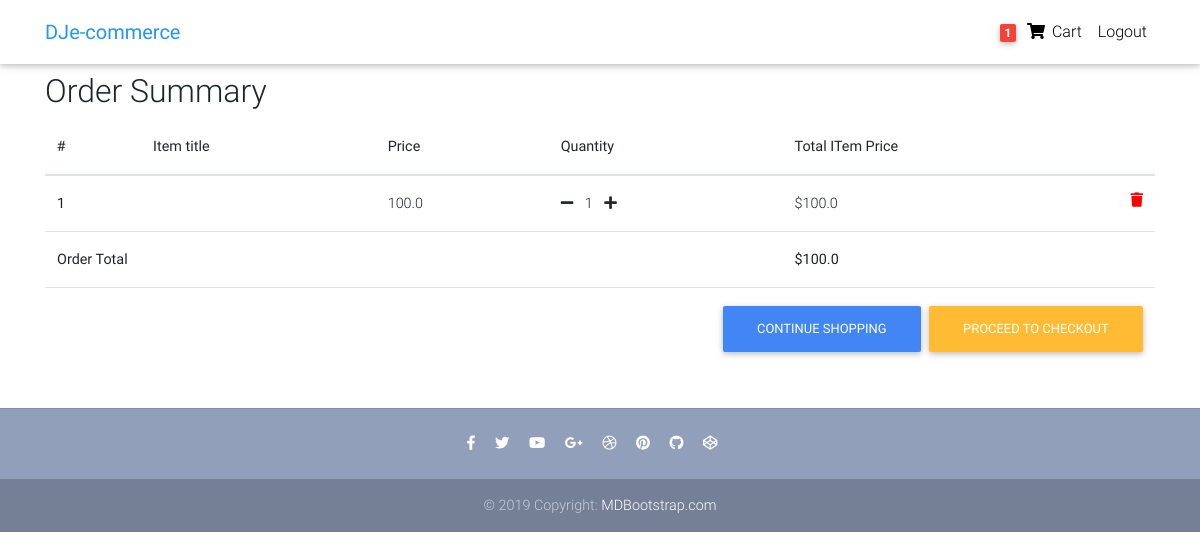
The app's page /order-summary/ (signed in), older data.
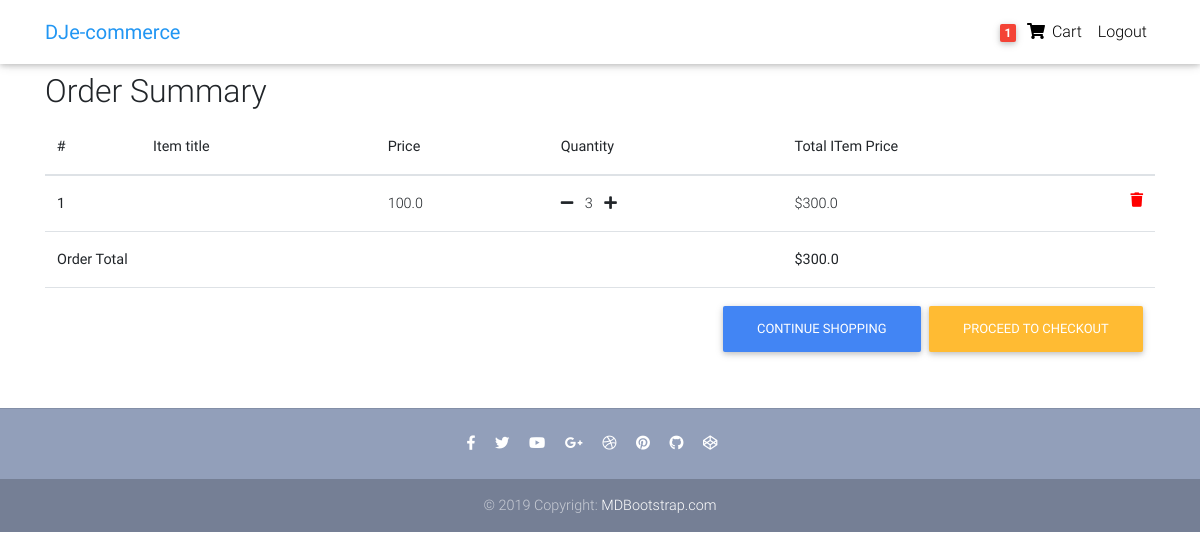
The same page, newer data.
### core/models.py (models this page shows, shortened)
class Order(models.Model):
    user = models.ForeignKey(settings.AUTH_USER_MODEL, on_delete=models.CASCADE)
    ref_code = models.CharField(max_length=20, null=True, blank=True)
    items = models.ManyToManyField(OrderItem)
    srart_date = models.DateTimeField(auto_now_add=True)
    ordered_date = models.DateTimeField()
    ordered = models.BooleanField(default=False)
    billing_address = models.ForeignKey('Address', related_name='billing_address', on_delete=models.SET_NULL, blank=True, null=True)
    shipping_address = models.ForeignKey('Address', related_name='shipping_address', on_delete=models.SET_NULL, blank=True, null=True)
    payment = models.ForeignKey('Payment', on_delete=models.SET_NULL, blank=True, null=True)
    coupon = models.ForeignKey('Coupon', on_delete=models.SET_NULL, blank=True, null=True)
    being_delivered = models.BooleanField(default=False)
    received = models.BooleanField(default=False)
    refund_requested = models.BooleanField(default=False)
    refund_granted = models.BooleanField(default=False)
    def get_total(self):
        total = 0
        for order_item in self.items.all():
            total += order_item.get_final_price()
        if self.coupon:
            total -= self.coupon.amount
        return total

class OrderItem(models.Model):
    user = models.ForeignKey(settings.AUTH_USER_MODEL, on_delete=models.CASCADE)
    item = models.ForeignKey(Item, on_delete=models.CASCADE)
    quantity = models.IntegerField(default=1)
    ordered = models.BooleanField(default=False)
    def get_total_item_price(self):
        return self.quantity * self.item.price
    def get_final_price(self):
        if self.item.discount_price:
            return self.get_total_discount_item_price()
        return self.get_total_item_price()

class Item(models.Model):
    title = models.CharField(max_length=100)
    price = models.FloatField()
    discount_price = models.FloatField(null=True, blank=True)
    category = models.CharField(choices=CATEGORY_CHOICES, max_length=2)
    label = models.CharField(choices=LABEL_CHOICES, max_length=1)
    slug = models.SlugField()
    description = models.TextField()
    image = models.ImageField()

### core/views.py (the view)
# urls.py: path('order-summary/', OrderSummaryView.as_view(), name='order-summary'),
class OrderSummaryView(LoginRequiredMixin, View):
    def get(self, *args, **kwargs):
        try:
            order = Order.objects.get(user=self.request.user, ordered=False)
            context = {
                'object': order
            }
            return render(self.request, 'order_summary.html', context)
        except ObjectDoesNotExist:
            messages.warning(self.request, "You do not have an active order")
            return redirect("/")

### core/templatetags/cart_template_tags.py (called while the page is built)
@register.filter
def cart_item_count(user):
    if user.is_authenticated:
        qs = Order.objects.filter(user=user, ordered=False)
        if qs.exists():
            return qs[0].items.count()
    return 0

### templates/order_summary.html (shortened to what this page needs)
{% extends "base.html" %}
{% block content %}
  <main>
    <div class="container">
        <div class="table-responsive text-nowrap">
          <h2>Order Summary</h2>
          <table class="table">
            <thead>
              <tr>
                <th scope="col">#</th>
                <th scope="col">Item title</th>
                <th scope="col">Price</th>
                <th scope="col">Quantity</th>
                <th scope="col">Total ITem Price</th>
              </tr>
            </thead>
            <tbody>
              {% for order_item in object.items.all %}
                  <tr>
                    <th scope="row">{{ forloop.counter }}</th>
                    <td>{{ order_item.item.ittle }}</td>
                    <td>{{ order_item.item.price }}</td>
                    <td>
                        <a href="{% url 'core:remove-single-item-from-cart' order_item.item.slug %}"><i class="fas fa-minus mr-2"></i></a>
                            {{ order_item.quantity }}
                        <a href="{% url 'core:add-to-cart' order_item.item.slug %}"><i class="fas fa-plus ml-2"></i></a>
                    </td>
                    <td>
                        {% if order_item.item.discount_price %}
                            ${{ order_item.get_total_discount_item_price }}
                            <span class="badge badge-primary">Saving ${{ order_item.get_amount_saved }}</span>
                        {% else %}
                            ${{ order_item.get_total_item_price }}
                        {% endif %}
                        <a style="color: red;" href="{% url 'core:remove-from-cart' order_item.item.slug %}"><i class="fas fa-trash float-right"></i></a>
                    </td>
                  </tr>
              {% endfor %}
              {% if object.get_total %}
                  <tr>
                    <td colspan="4"><b>Order Total</b></td>
                    <td><b>${{ object.get_total }}</b></td>
                  </tr>
                  <tr>
                    <td colspan="5">
                        <a class="btn btn-warning float-right ml-2" href="/checkout/">Proceed to checkout</a>
                        <a class="btn btn-primary float-right" href="/">Continue shopping</a>
                    </td>
                  </tr>
              {% endif %}
            </tbody>
          </table>
        </div>
    </div>
  </main>
{% endblock %}

### templates/base.html (shortened to what this page needs)
{% load static %}
<!DOCTYPE html>
<html lang="en">
<head>
  <link rel="stylesheet" href="https://use.fontawesome.com/releases/v5.11.2/css/all.css">
  <link href="{% static 'css/bootstrap.min.css' %}" rel="stylesheet">
  <link href="{% static 'css/mdb.min.css' %}" rel="stylesheet">
  <link href="{% static 'css/style.min.css' %}" rel="stylesheet">
</head>
{% include "navbar.html" %}
<body>
<div class="mt-5 pt-4">
</div>
{% block content %}
{% endblock %}
{% include "footer.html" %}
</body>
</html>

### templates/navbar.html (shortened to what this page needs)
{% load cart_template_tags %}
  <nav class="navbar fixed-top navbar-expand-lg navbar-light white scrolling-navbar">
    <div class="container">
      <a class="navbar-brand waves-effect" href="{% url 'core:home' %}" target="_blank">
        <strong class="blue-text">DJe-commerce</strong>
      </a>
      <div class="collapse navbar-collapse" id="navbarSupportedContent">
        <ul class="navbar-nav nav-flex-icons">
          {% if request.user.is_authenticated %}
              <li class="nav-item">
                <a href="{% url 'core:order-summary' %}" class="nav-link waves-effect">
                  <span class="badge red z-depth-1 mr-1"> {{ request.user|cart_item_count }} </span>
                  <i class="fas fa-shopping-cart"></i>
                  <span class="clearfix d-none d-sm-inline-block"> Cart </span>
                </a>
              </li>
              <li class="nav-item">
                <a class="nav-link waves-effect" href="{% url 'account_logout' %}">
                  <span class="clearfix d-none d-sm-inline-block"> Logout </span>
                </a>
              </li>
          {% endif %}
        </ul>
      </div>
    </div>
  </nav>

### templates/footer.html
  <footer class="page-footer text-center font-small mt-4 wow fadeIn">
    <hr class="my-4">
    <div class="pb-4">
      <a href="https://www.facebook.com/mdbootstrap" target="_blank">
        <i class="fab fa-facebook-f mr-3"></i>
      </a>
      <a href="https://twitter.com/MDBootstrap" target="_blank">
        <i class="fab fa-twitter mr-3"></i>
      </a>
      <a href="https://www.youtube.com/watch?v=7MUISDJ5ZZ4" target="_blank">
        <i class="fab fa-youtube mr-3"></i>
      </a>
      <a href="https://plus.google.com/u/0/b/107863090883699620484" target="_blank">
        <i class="fab fa-google-plus-g mr-3"></i>
      </a>
      <a href="https://dribbble.com/mdbootstrap" target="_blank">
        <i class="fab fa-dribbble mr-3"></i>
      </a>
      <a href="https://pinterest.com/mdbootstrap" target="_blank">
        <i class="fab fa-pinterest mr-3"></i>
      </a>
      <a href="https://github.com/mdbootstrap/bootstrap-material-design" target="_blank">
        <i class="fab fa-github mr-3"></i>
      </a>
      <a href="http://codepen.io/mdbootstrap/" target="_blank">
        <i class="fab fa-codepen mr-3"></i>
      </a>
    </div>
    <div class="footer-copyright py-3">
      © 2019 Copyright:
      <a href="https://mdbootstrap.com/education/bootstrap/" target="_blank"> MDBootstrap.com </a>
    </div>
  </footer>

### templates/scripts.html (shortened to what this page needs)
{% load static %}

### templates/base.html (style rules this page uses)
html, body, header, .carousel { height: 60vh; }

Row changes from the older to the newer data that the page shows:
changed OrderItem: quantity "1" → "3"; get_total_item_price "100.0" → "300.0"
changed through a linked row, Order: get_total "100.0" → "300.0"
